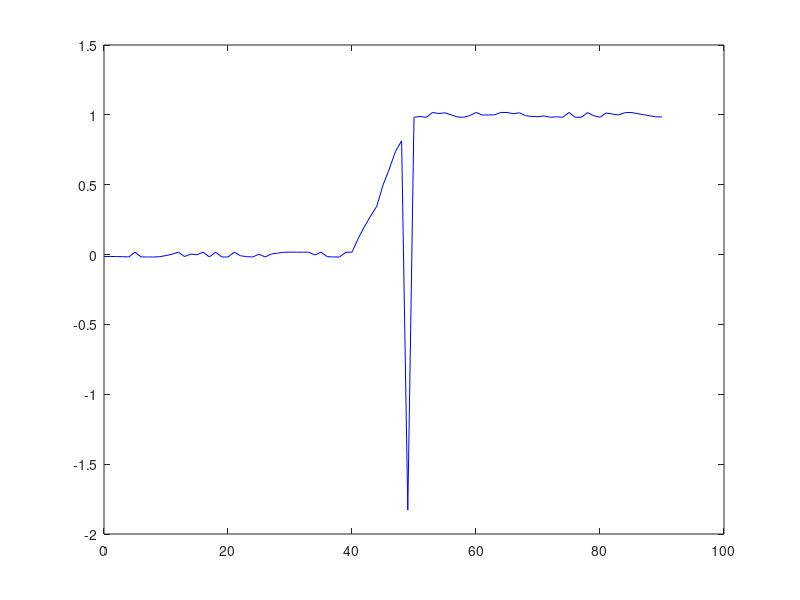

This chart was generated by the following MATLAB code:
function diagrammePlot(tau)
format long;

if nargin == 0
    tau = 0;
end

d = dlmread('d.txt');
x = dlmread('4050.txt');

xtrue = x.*(1+rand(size(x))*2*tau-tau);

D = d'*xtrue;
plot(linspace(0,90,length(D)),D,'b');
end